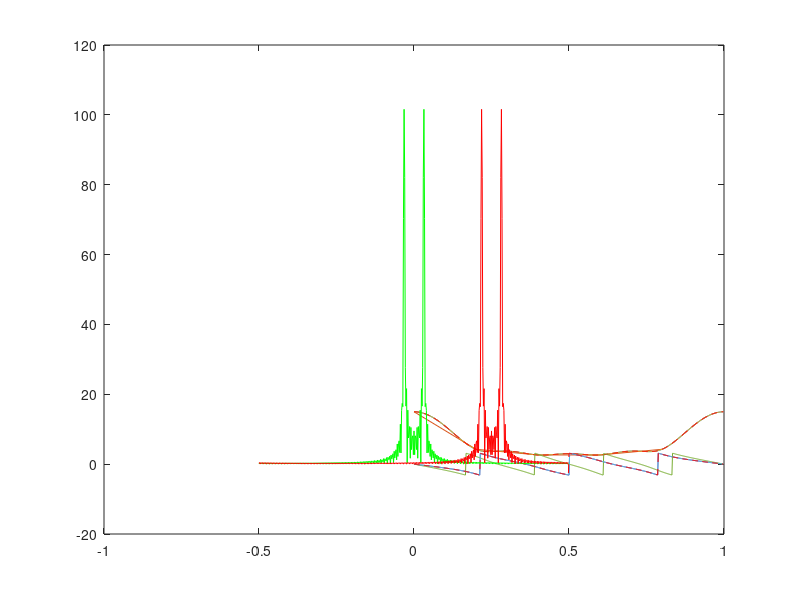

Write MATLAB code to recreate this figure. (Note: this script raises an error after producing the figure.)
%implimentation of DTFT using matrix multiplication
%the code constructs the matrix W: Refer the notes of DSP in copy
n=-1:3;
x=1:5;
M=500;
w=2*pi/M;%range from 0 to 2*pi
k=0:M-1;
W=exp(-1i*w*n'*k);
X=x*W;
% to make normalized axis wile ploting use n=k/m;
% where n is nrmalised index and 1 means pi
% now we will compare it with the original matlab fft function
y=fft(x); 
n=0:4;
n=n/5;
figure(1);
plot(k/M,abs(X));
hold on;
plot(n,abs(y));
%in the figure we see that the points of fft lie on our made dft
%%
%the code in previous section generates a 5 point dft because the original function was also 5 point 
%to get denser fft use zero padding
x1=zeros(1,length(k));
x1(1:length(x))=x;
y=fft(x1);
n=0:length(y)-1; 
n=n/M;
figure(1);
plot(k/M,abs(X));
hold on;
plot(n,abs(y),'r--');
%%
%Although the magnitude spectrum coninsides but the phase spectrum dont,
%the reason behind this is that the fft function dosent takes into account
%the horizontal axis. 
x1=zeros(1,length(k));
x1(1:length(x))=x;
y=fft(x1);
n=0:length(y)-1; 
n=n/M;
figure(1);
plot(k/M,angle(X));
hold on;
plot(n,angle(y));
%%
% the above problem can be rectified by using time shift property
x1=zeros(1,length(k));
x1(1:length(x))=x;
y=fft(x1).*exp(1i*w*1*k);%our axis starts from -1 and fft assmes it from 0 so we advannce it by n=1;
n=0:length(y)-1; 
n=n/M;
figure(1);
plot(k/M,angle(X));
hold on;
plot(n,angle(y),'r--');
%%
%frequency shifting
n=-100:100;
x=cos(0.2*n);
y=fft(x);
M=500;
w=2*pi/500;
xs=x.*exp(1i*pi/2*n);%to shift the frequency by pi/2
k=-M/2:(M/2)-1;
W=exp(-1i*w*n'*k);
X=x*W;
Xs=xs*W;
hold on;
plot(k/M,abs(X),'g');
plot(k/M,abs(Xs),'r');
% lets check by doing shift with function
[XXs,w]=sigshift(X,k,125);%125 is equivalent to pi/2
plot(w/M,abs(XXs),'k--');%black superimposes red to see red comment this line

%%
% convulation in time domain
x1=randn(1,5);
n1=-1:3;
x2=randn(1,6);
n2=-3:2;
[x3,n3]=con_m(x1,n1,x2,n2);
M=500;
w=2*pi/M;
k=-M/2:(M/2)-1;
W=exp(-1i*w*n1'*k);
X1=x1*W;
W=exp(-1i*w*n2'*k);
X2=x2*W;
W=exp(-1i*w*n3'*k);
X3=x3*W;
subplot(3,1,1);
plot(k/M,abs(X1));
subplot(3,1,2);
plot(k/M,abs(X2));
subplot(3,1,3);
hold on;
plot(k/M,abs(X3));
[XX3,w]=sigmult(X2,k,X1,k);
plot(w/M,abs(XX3),'r--');%we see that the multiplication completly over lap the result after convulation
%while the corellation the scond signal gets conjugated
%%
% parseval theorem
n=-1:3;
x=randn(1,5);
E1=sum(x.^2);
M=50000;
k=0:(M-1);
w=2*pi/M;
W=exp(-1i*w*n'*k);
X=x*W;
E2=(1/(2*pi))*trapz(abs(X).^2)*w;%trapz(X) is used to perform numerical inegration with dx = 1 the function here is multiplied with w to change dx to w
E1
E2
